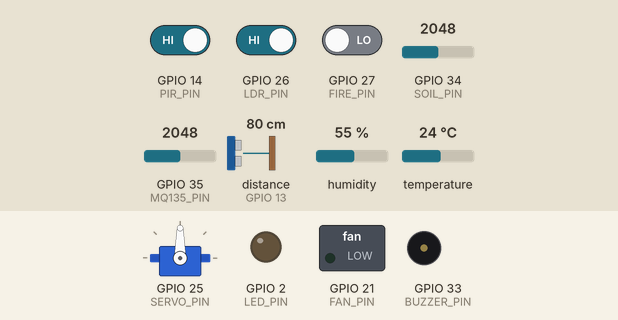
A program run on a simulated ESP32. On the bench: servo, switched loads named in the program (green lamp = pin HIGH), output pins drawn as LEDs (lit = HIGH), buzzer (waves = sounding, pin HIGH). Wiring (inferred from the names in the program): ultrasonic range finder: trigger GPIO 12; echo GPIO 13. The inputs (shaded band) are chosen by the test bench; at power-on: GPIO 27 (FIRE_PIN) LOW, GPIO 26 (LDR_PIN) HIGH, GPIO 14 (PIR_PIN) HIGH, GPIO 35 (MQ135_PIN) = 2048, GPIO 34 (SOIL_PIN) = 2048, distance to the obstacle (sensor on GPIO 13) 80 cm, humidity 55 %, temperature 24 °C. The echo pulse lasts 58.3 µs per cm; WiFi joins after 1.5 s; servers stay silent unless stated; storage starts empty; no MQTT or app messages arrive unless stated; pins used as bus, display or sensor lines are not drawn; what the program prints to the serial monitor is not drawn.

Above: at 3.2 s.
3.3 s: GPIO 27 (FIRE_PIN) driven HIGH
At 5.06 s:
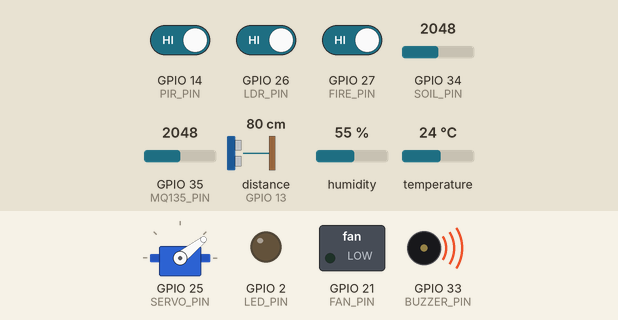
6.8 s: GPIO 26 (LDR_PIN) driven LOW
At 10.28 s:
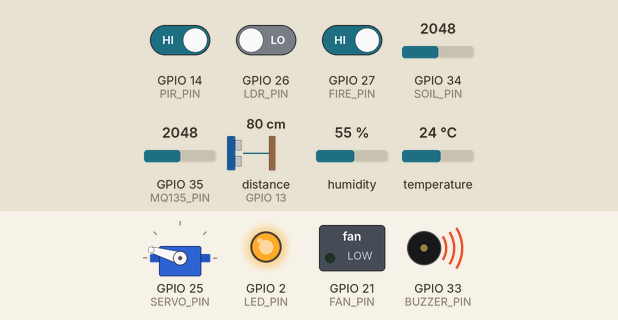
10.3 s: GPIO 14 (PIR_PIN) driven LOW
At 12.34 s:
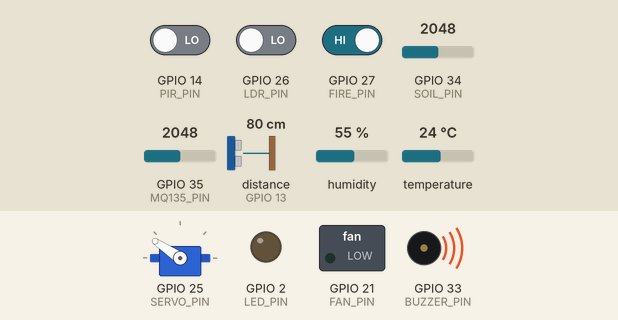
13.8 s: GPIO 35 (MQ135_PIN) set to 2957
17.3 s: GPIO 35 (MQ135_PIN) set to 3035
At 18.54 s:
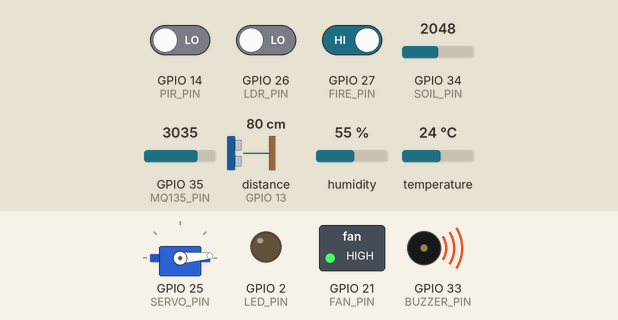
20.8 s: GPIO 27 (FIRE_PIN) driven LOW
At 21.9 s:
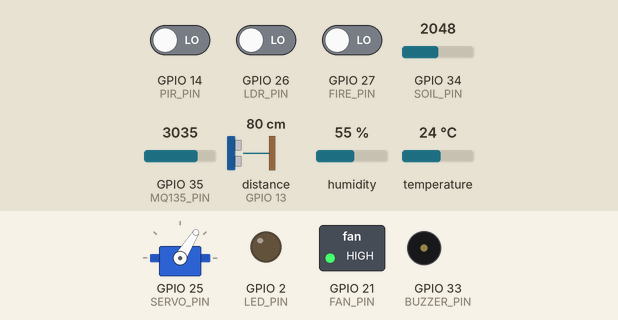
Timing chart, 0 to 23.3 s (numbered marks = the images above; inputs shaded):
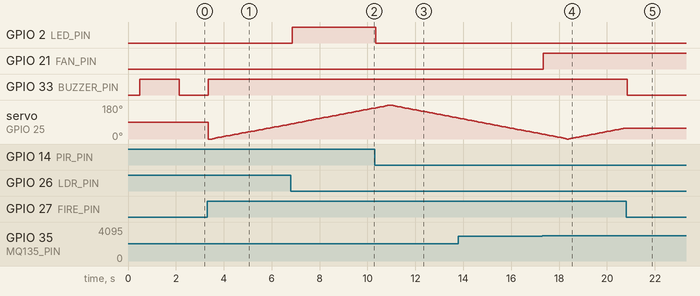

Measured:
- the behaviour switches between 3000 and 3001 on GPIO 35 (MQ135_PIN) (found by bisection; images 3 and 4)
- after the input at 3.3 s, GPIO 33 (BUZZER_PIN): LOW → HIGH after 0.05 s
- after the input at 6.8 s, GPIO 2 (LED_PIN): LOW → HIGH after 0.07 s
- after the input at 10.3 s, GPIO 2 (LED_PIN): HIGH → LOW at once
- after the input at 17.3 s, GPIO 21 (FAN_PIN): LOW → HIGH after 0.05 s
- after the input at 20.8 s, GPIO 33 (BUZZER_PIN): HIGH → LOW after 0.05 s; servo on GPIO 25 (SERVO_PIN): stays 58° (without the input it goes to 60° after 0.05 s)

The program:

main.cpp
```cpp
#include <Arduino.h>
#include <ArduinoJson.h>
#include "wifi_mqtt.h"
#include "sensors.h"
#include "actuators.h"
#include "automation.h"
#include "rfid.h"

unsigned long lastPublish = 0;

void setup() {
  Serial.begin(115200);
  delay(500);

  Serial.println("\n=== SMART FARM SYSTEM STARTING ===");
  initActuators();
  initSensors();
  initRFID();
  initWifiMQTT();

  Serial.println("✅ System Ready!");
}

void loop() {
  mqttLoop();
  SensorData data = readSensors();
  String uid = checkRFID();  // Đọc RFID
  runAutomation(data, uid);

  // Gửi dữ liệu cảm biến mỗi 2s
  if (millis() - lastPublish > 2000) {
    lastPublish = millis();

    StaticJsonDocument<256> doc;
    doc["temperature"] = data.temp;
    doc["humidity"]    = data.hum;
    doc["soil"]        = data.soil;
    doc["gas"]         = data.gas;
    doc["fire"]        = (data.fire == LOW);
    doc["motion"]      = data.motion;
    doc["light"]       = (data.light == LOW);

    float height = 10.0;
    float waterPercent = constrain((height - data.waterLevel) / height * 100.0, 0, 100);
    doc["waterPercent"] = waterPercent;

    doc["led"]  = digitalRead(2);
    doc["pump"] = digitalRead(17);
    doc["fan"]  = digitalRead(21);

    String payload;
    serializeJson(doc, payload);
    mqttPublish("smartfarm/data", payload);

    Serial.print("📤 MQTT -> ");
    Serial.println(payload);
  }

  delay(50);
}
```

actuators.cpp
```cpp
#include "actuators.h"
#include <ESP32Servo.h>

#define LED_PIN 2
#define PUMP_PIN 17
#define FAN_PIN 21
#define BUZZER_PIN 33   // còi logic ngược
#define SERVO_PIN 25


Servo myservo;
bool btnLightState = false, btnPumpState = false, btnFanState = false;

void initActuators() {
  pinMode(LED_PIN, OUTPUT);
  pinMode(PUMP_PIN, OUTPUT);
  pinMode(FAN_PIN, OUTPUT);
  pinMode(BUZZER_PIN, OUTPUT);


  myservo.attach(SERVO_PIN);
  setBuzzer(false);
  setLED(false);
  setPump(false);
  setFan(false);
}

void setLED(bool s)   { digitalWrite(LED_PIN, s); }
void setPump(bool s)  { digitalWrite(PUMP_PIN, s); }
void setFan(bool s)   { digitalWrite(FAN_PIN, s); }
void setBuzzer(bool s){ digitalWrite(BUZZER_PIN, s ? LOW : HIGH); }  // LOW = bật còi
void setServoAngle(int angle) { myservo.write(angle); }
```

actuators.h
```cpp
#ifndef ACTUATORS_H
#define ACTUATORS_H
#include <Arduino.h>

void initActuators();
void setLED(bool s);
void setPump(bool s);
void setFan(bool s);
void setBuzzer(bool s);
void setServoAngle(int angle);
void readButtons();
bool getButtonLight();
bool getButtonPump();
bool getButtonFan();

#endif
```

automation.cpp
```cpp
#include "automation.h"
#include "actuators.h"
#include "wifi_mqtt.h"

String allowedCards[] = {"D062C25F", "DC9749056"};
int servoAngle = 0;
bool servoDir = true;  // true = quay sang phải, false = quay sang trái
unsigned long lastServoMove = 0;

bool isAllowed(String id) {
  for (String s : allowedCards)
    if (id == s) return true;
  return false;
}

void runAutomation(SensorData d, String uid) {
  // ----- 1. FIRE DETECTION -----
  if (d.fire == LOW) {  // LOW = có lửa (Active Low)
    setBuzzer(true);
    setPump(true);
    servoDir = false;   // dừng servo
    mqttPublish("smartfarm/alert", "🔥 Fire detected");
  } else {
    setBuzzer(false);
    setPump(false);
  }

  // ----- 2. GAS & TEMPERATURE CONTROL -----
  bool fanOn = false;

  if (d.gas > 3000) {
    fanOn = true;
    mqttPublish("smartfarm/alert", "💨 High gas detected");
  }

  if (d.temp > 35 && d.motion) {
    fanOn = true;
    mqttPublish("smartfarm/alert", "🔥 High temperature detected");
  }

  setFan(fanOn);

  // ----- 3. LIGHT & MOTION CONTROL -----
  if (d.motion && d.light == LOW)
    setLED(true);
  else
    setLED(false);

  // ----- 4. WATER LEVEL & SOIL MOISTURE -----
  float height = 10.0;  // cm
  float waterPercent = constrain((height - d.waterLevel) / height * 100.0, 0, 100);

  if (d.soil >= 2000 && waterPercent > 20 && waterPercent < 95) {
    setPump(true);
    mqttPublish("smartfarm/alert", "💧 Pump ON: soil dry, water " + String(waterPercent, 1) + "%");
  } else if (waterPercent <= 20) {
    setPump(false);
    mqttPublish("smartfarm/alert", "🚱 Low water level (" + String(waterPercent, 1) + "%)");
  } else if (waterPercent >= 95 || d.soil < 2000) {
    setPump(false);
  }

  // ----- 5. SERVO SG90: quay qua lại 0–180° -----
  // SG90 chỉ quay 180°, nên ta cho nó lắc qua lắc lại.
  if (d.fire != LOW) {  // chỉ quay khi không cháy
    if (millis() - lastServoMove > 20) {
      lastServoMove = millis();

      if (servoDir) servoAngle += 2;
      else servoAngle -= 2;

      // Khi tới giới hạn thì đảo chiều
      if (servoAngle >= 180) servoDir = false;
      if (servoAngle <= 0)   servoDir = true;

      setServoAngle(servoAngle);
    }
  }

  // ----- 6. RFID ACCESS -----
  if (uid != "") {
    if (isAllowed(uid)) {
      mqttPublish("smartfarm/rfid", "✅ Access OK");
      mqttPublish("smartfarm/alert", "Authorized card detected");
    } else {
      mqttPublish("smartfarm/rfid", "❌ Access Denied");
      mqttPublish("smartfarm/alert", "Unauthorized card detected");
    }
  }
}
```

automation.h
```cpp
#ifndef AUTOMATION_H
#define AUTOMATION_H
#include "sensors.h"

void runAutomation(SensorData d, String cardUID);

#endif
```

rfid.cpp
```cpp
#include "rfid.h"
#include <SPI.h>
#include <MFRC522.h>

#define SS_PIN 5
#define RST_PIN 22

MFRC522 rfid(SS_PIN, RST_PIN);

void initRFID() {
  SPI.begin(18, 19, 23, SS_PIN);
  rfid.PCD_Init();
  Serial.println("RFID Ready - bring card close to reader");
}

String checkRFID() {
  if (!rfid.PICC_IsNewCardPresent() || !rfid.PICC_ReadCardSerial())
    return "";

  String uid = "";
  for (byte i = 0; i < rfid.uid.size; i++) {
    // Đảm bảo mỗi byte có 2 ký tự HEX (ví dụ 0x0A -> "0A")
    if (rfid.uid.uidByte[i] < 0x10) uid += "0";
    uid += String(rfid.uid.uidByte[i], HEX);
  }

  uid.toUpperCase();   // đồng bộ chữ hoa
  uid.trim();

  rfid.PICC_HaltA();
  rfid.PCD_StopCrypto1();

  Serial.print("RFID UID: ");
  Serial.println(uid);

  return uid;
}
```

rfid.h
```cpp
#ifndef RFID_H
#define RFID_H
#include <Arduino.h>

void initRFID();
String checkRFID();

#endif
```

sensors.cpp
```cpp
#include "sensors.h"
#include <DHT.h>

#define DHTPIN 4
#define DHTTYPE DHT11
#define SOIL_PIN 34
#define MQ135_PIN 35
#define FIRE_PIN 27
#define LDR_PIN 26
#define PIR_PIN 14
#define TRIG_PIN 12
#define ECHO_PIN 13

DHT dht(DHTPIN, DHTTYPE);

void initSensors() {
  dht.begin();
  pinMode(FIRE_PIN, INPUT);
  pinMode(LDR_PIN, INPUT);
  pinMode(PIR_PIN, INPUT);
  pinMode(TRIG_PIN, OUTPUT);
  pinMode(ECHO_PIN, INPUT);
}

float readDistance() {
  digitalWrite(TRIG_PIN, LOW);
  delayMicroseconds(2);
  digitalWrite(TRIG_PIN, HIGH);
  delayMicroseconds(10);
  digitalWrite(TRIG_PIN, LOW);
  long duration = pulseIn(ECHO_PIN, HIGH, 25000);
  return duration * 0.034 / 2;
}

SensorData readSensors() {
  SensorData d;
  d.temp = dht.readTemperature();
  d.hum = dht.readHumidity();

  d.soil = analogRead(SOIL_PIN);
  d.gas = analogRead(MQ135_PIN);

  d.fire = digitalRead(FIRE_PIN);   // HIGH = cháy
  d.motion = digitalRead(PIR_PIN);
  d.light = digitalRead(LDR_PIN);
  d.waterLevel = readDistance();
  return d;
}
```

sensors.h
```cpp
#ifndef SENSORS_H
#define SENSORS_H

#include <Arduino.h>

struct SensorData {
    float temp;
    float hum;
    int soil;
    int gas;
    bool fire;
    bool motion;
    bool light;
    float waterLevel;
};

void initSensors();
SensorData readSensors();

#endif
```

wifi_mqtt.cpp
```cpp
#include "wifi_mqtt.h"
#include <WiFi.h>
#include <WiFiClientSecure.h>
#include <PubSubClient.h>
#include <SPIFFS.h>
#include "actuators.h"

const char* ssid = "T4";
const char* password = "44444444";
const char* mqtt_server = "rf51c8c2.ala.asia-southeast1.emqxsl.com";
const int mqtt_port = 8883;
const char* mqtt_user = "smartfarm";
const char* mqtt_pass = "12345678";

WiFiClientSecure espClient;
PubSubClient client(espClient);
unsigned long lastReconnect = 0;

void callback(char* topic, byte* msg, unsigned int len) {
  String message;
  for (int i = 0; i < len; i++) message += (char)msg[i];
  if (String(topic) == "smartfarm/cmd/light") setLED(message=="ON");
  else if (String(topic) == "smartfarm/cmd/fan") setFan(message=="ON");
  else if (String(topic) == "smartfarm/cmd/pump") setPump(message=="ON");
}

void reconnect() {
  if (millis() - lastReconnect < 5000) return;
  lastReconnect = millis();
  if (client.connect("smartfarm", mqtt_user, mqtt_pass)) {
    client.subscribe("smartfarm/cmd/#");
    Serial.println("MQTT connected");
  }
}

void initWifiMQTT() {
  WiFi.begin(ssid, password);
  Serial.print("Connecting WiFi");
  while (WiFi.status() != WL_CONNECTED) { delay(500); Serial.print("."); }
  Serial.println("Connected!");
  if (!SPIFFS.begin(true)) Serial.println("SPIFFS Fail");

  File ca = SPIFFS.open("/ca.crt", "r");
if (ca) {
  espClient.loadCACert(ca, ca.size());   // thêm size để phù hợp chuẩn mới
  ca.close();
}


  client.setServer(mqtt_server, mqtt_port);
  client.setCallback(callback);
}

void mqttLoop() {
  if (!client.connected()) reconnect();
  client.loop();
}

void mqttPublish(const char* topic, String payload) {
  if (client.connected()) client.publish(topic, payload.c_str());
}
```

wifi_mqtt.h
```cpp
#ifndef WIFI_MQTT_H
#define WIFI_MQTT_H
#include <Arduino.h>

void initWifiMQTT();
void mqttLoop();
void mqttPublish(const char* topic, String payload);

#endif
```
